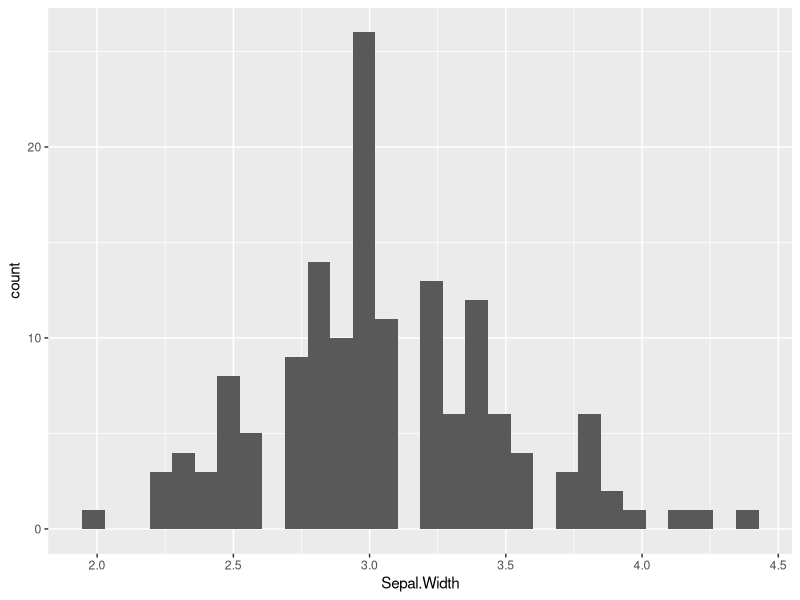
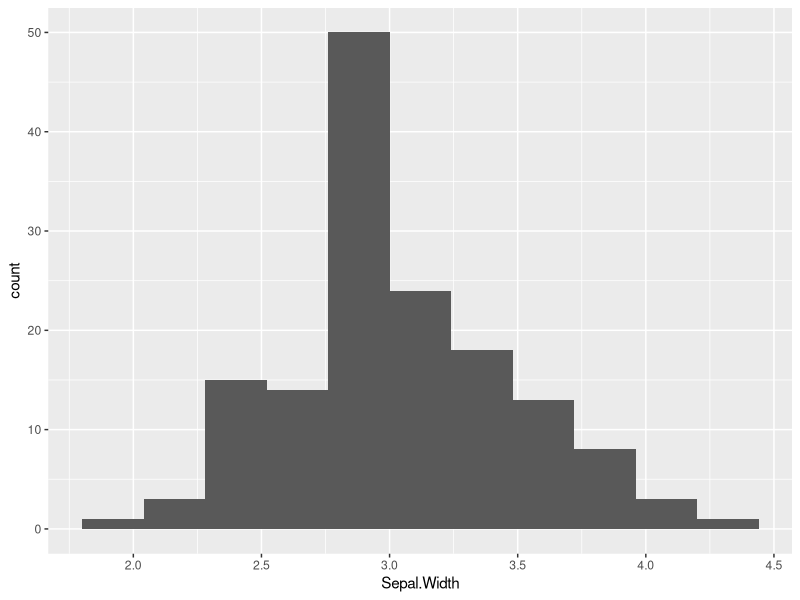
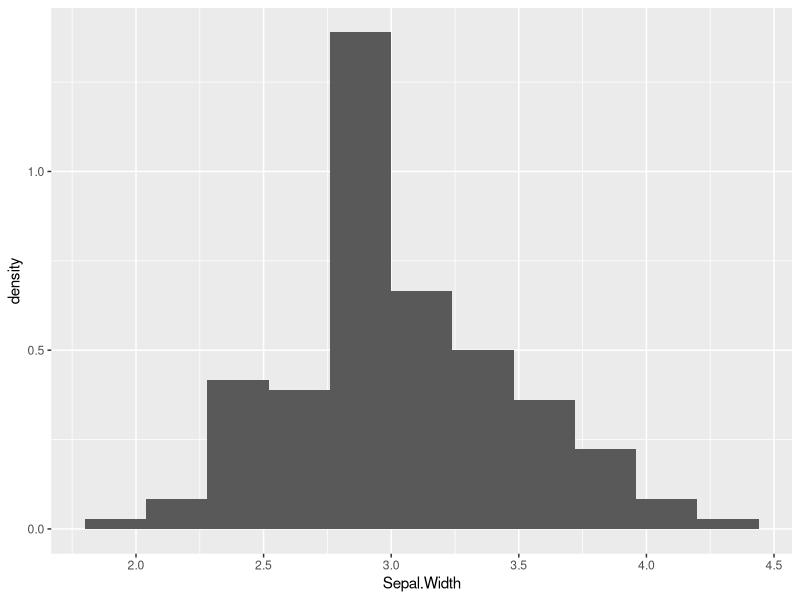
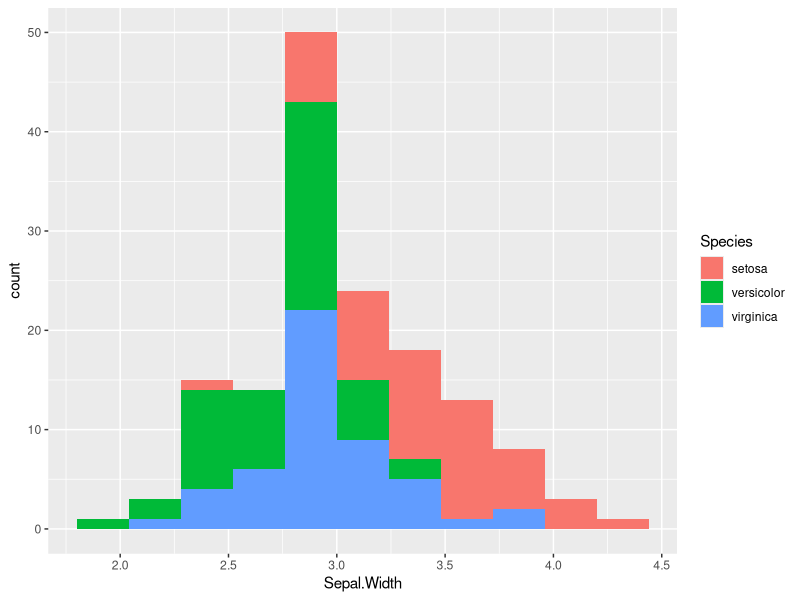
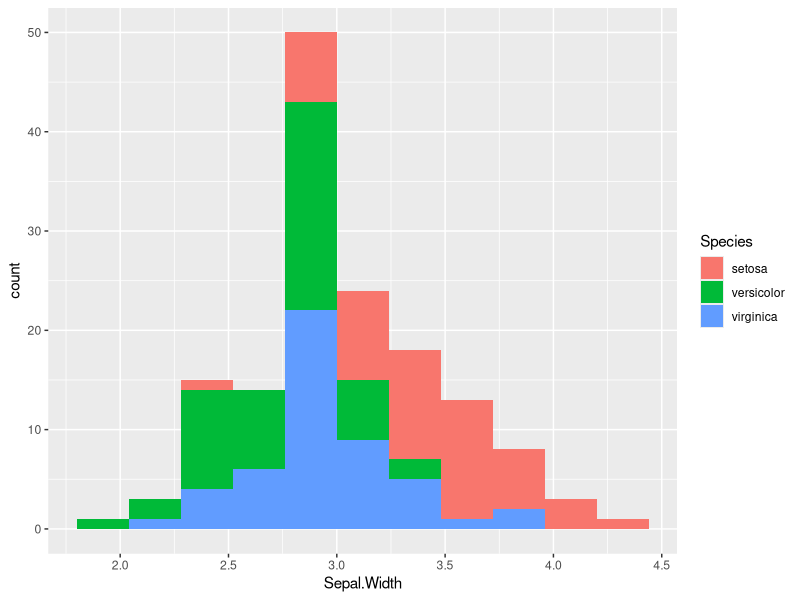
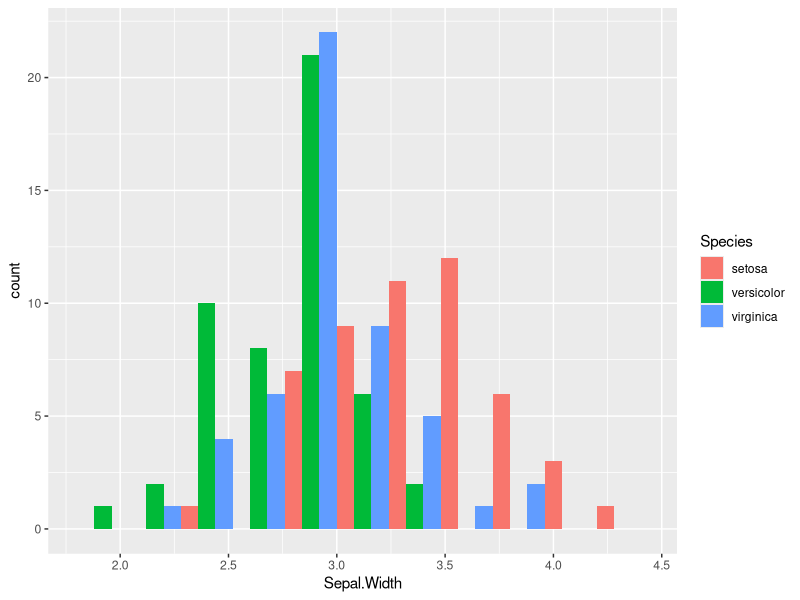
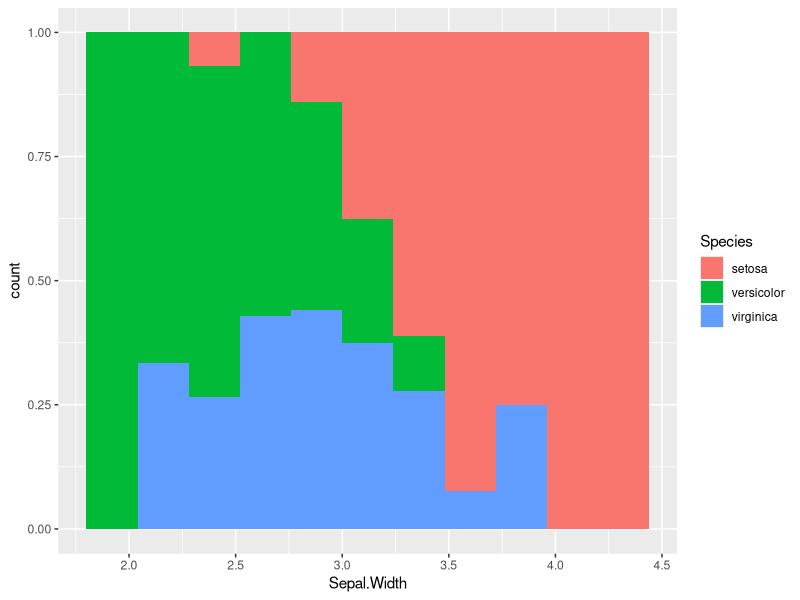
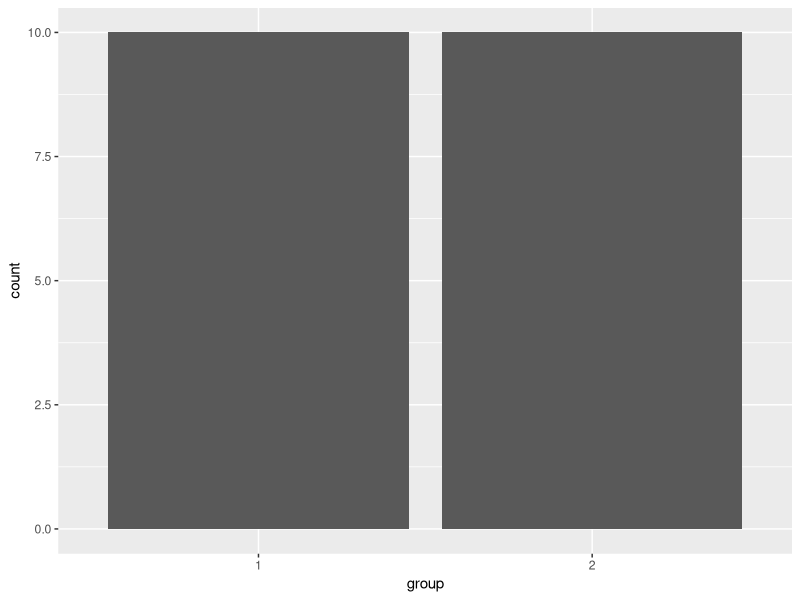

Source code (R) for these figures, in order:
### Histograms and other bars
library(ggplot2)
## for coloring need 'fill' rather than 'col' ('col' will only do outline)

### Histogram examples
ggplot(iris,aes(x=Sepal.Width))+geom_histogram()
## to determine binwidth based on info of 'bins=30'
diff(range(iris$Sepal.Width))/30 # gives 0.08
## to select different width based on number of bins
diff(range(iris$Sepal.Width))/10 # gives 0.24
ggplot(iris,aes(x=Sepal.Width))+geom_histogram(binwidth=0.24)
## to get density - same shape but diff y axis
ggplot(iris,aes(x=Sepal.Width))+geom_histogram(aes(y=..density..),binwidth=0.24)
## identify dimensions
ggplot(iris,aes(x=Sepal.Width, fill=Species))+geom_histogram(binwidth=0.24)
ggplot(iris,aes(x=Sepal.Width, fill=Species))+geom_histogram(binwidth=0.24,position="stack")
## side-by-side but not useful here because can't tell where bins begin/end
ggplot(iris,aes(x=Sepal.Width, fill=Species))+geom_histogram(binwidth=0.24,position="dodge")
## show stack % note y axis still says 'count' - should be proportion
ggplot(iris,aes(x=Sepal.Width, fill=Species))+geom_histogram(binwidth=0.24,position="fill")

### Bar plot examples
str(sleep) # appears to be different sleep dataset than in datacamp!
ggplot(sleep,aes(group))+geom_bar()
## use diamonds instead
str(diamonds)
ggplot(diamonds,aes(cut))+geom_bar() # same as histogram
ggplot(diamonds,aes(cut))+geom_bar(stat="count") # specify the statistic as 'count'
ggplot(diamonds,aes(x=cut,y=price))+
  geom_bar(stat="identity") # stat = identity to show y axis data

### Exercises
ggplot(mtcars,aes(x=mpg))+geom_histogram(binwidth=1)
ggplot(mtcars,aes(x=mpg))+geom_histogram(aes(y=..density..),binwidth=1)
myBlue <- "#377EB8"
ggplot(mtcars,aes(x=mpg))+geom_histogram(binwidth=1,aes(y=..density..),fill=myBlue)

ggplot(mtcars,aes(x=as.factor(cyl),fill=as.factor(am)))+geom_bar()
ggplot(mtcars,aes(x=as.factor(cyl),fill=as.factor(am)))+geom_bar(position="stack")
## set to proportion
ggplot(mtcars,aes(x=as.factor(cyl),fill=as.factor(am)))+geom_bar(position="fill")
## side by side
ggplot(mtcars,aes(x=as.factor(cyl),fill=as.factor(am)))+geom_bar(position="dodge")

posn_d <- position_dodge(0.2)
ggplot(mtcars,aes(x=as.factor(cyl),fill=as.factor(am)))+geom_bar(position=posn_d)
ggplot(mtcars,aes(x=as.factor(cyl),fill=as.factor(am)))+geom_bar(position=posn_d,alpha=0.6)

# A basic histogram, add coloring defined by cyl 
ggplot(mtcars, aes(mpg,fill=as.factor(cyl))) +
  geom_histogram(binwidth = 1)

# Change position to identity - stack is default
ggplot(mtcars, aes(mpg,fill=as.factor(cyl))) +
  geom_histogram(binwidth=1,position="identity")

# Change geom to freqpoly (position is identity by default) 
ggplot(mtcars, aes(mpg,col=as.factor(cyl))) +
  geom_freqpoly(binwidth=1,position="identity")

# Example of how to use a brewed color palette
ggplot(mtcars, aes(x = cyl, fill = as.factor(am))) +
  geom_bar() +
  scale_fill_brewer(palette = "Set1")

# switch to diamonds (instead of Vocab used in Datacamp)
# Plot cut on x and color on fill
# Use the default brewed color palette

ggplot(diamonds,aes(x=cut,fill=color))+
  geom_bar(position="fill")+
  scale_fill_brewer()
## will get warning message and incomplete plot if too many levels in color factor
ggplot(diamonds,aes(x=cut,fill=as.factor(depth)))+
  geom_bar(position="fill")+
  scale_fill_brewer()



